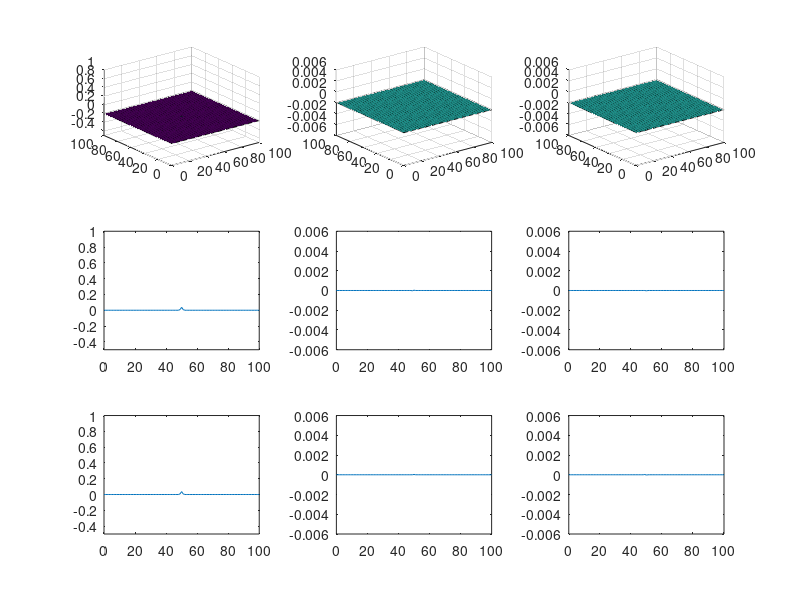

The MATLAB script that drew this image: (Note: this script raises an error after producing the figure.)
Ez = zeros(2, 101, 101);
Hy = zeros(2, 101, 101);
Hx = zeros(2, 101, 101);

mio = 4e-7 * pi;
eo = 8.854e-12;

delt = 0;
deltstar = 0;

mi = 10;
delta = 3.5;

c = 1 / sqrt(mio * eo);

dx = 1;
dy = dx;
dt = 1.0005 * dx / (c * sqrt(2));

x = 0:dx:100;

us = cat(2, exp((-1 / 2) * ((x - mi) / delta).^2) ./ (delta * sqrt( 2 * pi)), zeros(1, 10000));

us = us / max(us);
Ez(1, 51, 51) = us(1);

n = 2;

Ca = (1 - (delt * dt) / (2 * eo)) / (1 + (delt * dt) / (2 * eo));
Cb = (dt / (eo * dx)) / (1 + (delt * dt) / (2 * eo));

Da = (1 - (deltstar * dt) / (2 * mio)) / (1 + (deltstar * dt) / (2 * mio));
Db = (dt / (mio * dx)) / (1 + (deltstar * dt) / (2 * mio));

ax1 = subplot(3, 3, 1);
ax2 = subplot(3, 3, 2);
ax3 = subplot(3, 3, 3);
ax4 = subplot(3, 3, 4);
ax5 = subplot(3, 3, 5);
ax6 = subplot(3, 3, 6);
ax7 = subplot(3, 3, 7);
ax8 = subplot(3, 3, 8);
ax9 = subplot(3, 3, 9);

while 1
    
    for i=1:101
        for j=1:101
            if (i ~= 101)
                Hy(n, i, j) = Da * Hy(n - 1, i, j) + Db * (Ez(n - 1, i + 1, j) - Ez(n - 1, i, j));
                if (i == 2)
                    Hy(n, i - 1, j) = Hy(n, i, j);
                end
            else
                Hy(n, i, j) = Hy(n, i - 1, j);
            end
        end
    end
    
    for i=1:101
        for j=1:101
            if (j ~= 101)
                Hx(n, i, j) = Da * Hx(n - 1, i, j) + Db * (Ez(n - 1, i, j) - Ez(n - 1, i, j + 1));
                if (j == 2)
                    Hx(n, i, j + 1) = Hx(n, i, j);
                end
            else
                Hx(n, i, j) = Hx(n, i, j - 1);
            end
        end
    end
    
    for i=1:101
       for j=1:101
          if (i == 1 || j == 1 || i == 101 || j == 101)
              Ez(n, i, j) = 0;
          else
            Ez(n, i, j) = Ca * Ez(n - 1, i, j) + Cb * (Hy(n, i, j) - Hy(n, i - 1, j) + Hx(n, i, j - 1) - Hx(n, i, j));
          end
       end
    end
    
    Ez(n, 51, 51) = us(n);
    
    s1 = surf(ax1, x, x, reshape(Ez(n, :, :), 101, 101));
    s2 = surf(ax2, x, x, reshape(Hx(n, :, :), 101, 101));
    s3 = surf(ax3, x, x, reshape(Hy(n, :, :), 101, 101));
    
    plot(ax4, x, reshape(Ez(n, 51, :), 1, 101));
    plot(ax5, x, reshape(Hx(n, 51, :), 1, 101));
    plot(ax6, x, reshape(Hy(n, 51, :), 1, 101));
    
    plot(ax7, x, Ez(n, :, 51));
    plot(ax8, x, Hx(n, :, 51));
    plot(ax9, x, Hy(n, :, 51));
    
    axis(ax1, [0 100 0 100 -.5 1])
    axis(ax2, [0 100 0 100 -6e-3 6e-3])
    axis(ax3, [0 100 0 100 -6e-3 6e-3])
    axis(ax4, [0 100 -.5 1])
    axis(ax5, [0 100 -6e-3 6e-3])
    axis(ax6, [0 100 -6e-3 6e-3])
    axis(ax7, [0 100 -.5 1])
    axis(ax8, [0 100 -6e-3 6e-3])
    axis(ax9, [0 100 -6e-3 6e-3])
    
    s1.EdgeColor = 'none';
    s1.FaceColor = 'interp';
    s2.EdgeColor = 'none';
    s2.FaceColor = 'interp';
    s3.EdgeColor = 'none';
    s3.FaceColor = 'interp';
    
    pause(.01)

    n = n + 1;
    
    if (n == 200)
        break;
    end
end